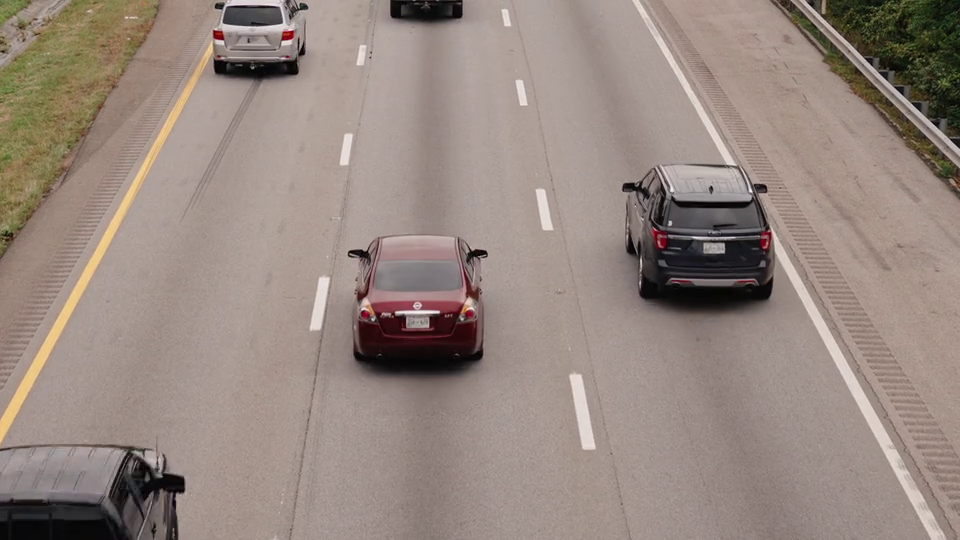
#> input picture frame 31 of 38_video_üzerinden_araç_tespiti/cars.mp4, 960 x 540 px
$ python '38_video_üzerinden_Araç_tespiti.py'
#> lines starting #> are read from the running program, lines starting #| are printed output that depends on the picture; after the words box and inside, x2 and y2 are one past the last pixel; in counts of white or black regions, pixels touching at a corner belong together
import cv2

cap=cv2.VideoCapture("cars.mp4")
araba=cv2.CascadeClassifier("cars.xml")

while True:
    ret,frame=cap.read()
#> frame is the input picture: shape (540, 960, 3); mean B, G, R 128.2, 135.7, 150.8
    gri=cv2.cvtColor(frame,cv2.COLOR_BGR2GRAY)
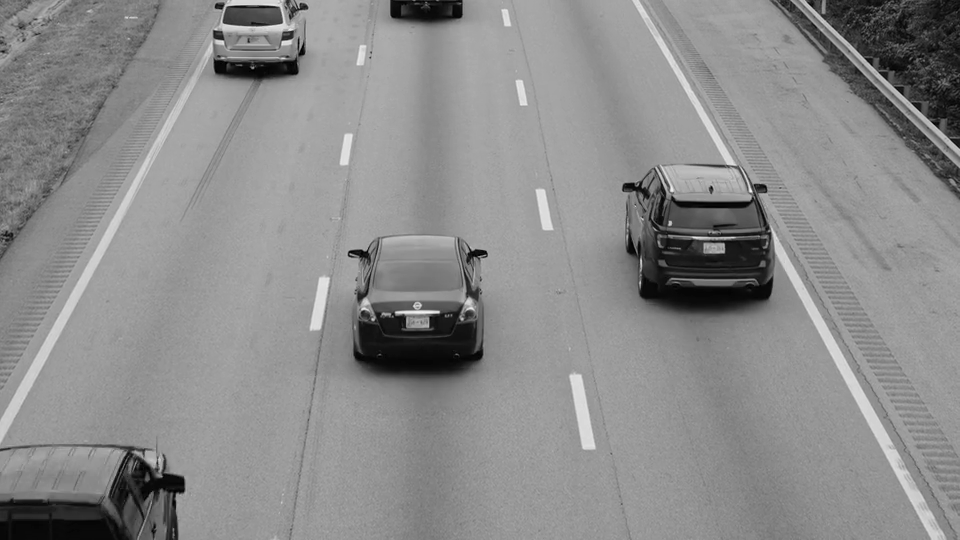
#> gri: shape (540, 960); min 0, max 244, mean 139.2
    cars=araba.detectMultiScale(gri,1.1,2)
#> cars = [[591, 146, 229, 229], [299, 202, 232, 232]]

    for x,y,w,h in cars:
        cv2.rectangle(frame,(x,y),(x+w,y+h),(255,0,0),2)
#> this loop made 2 passes
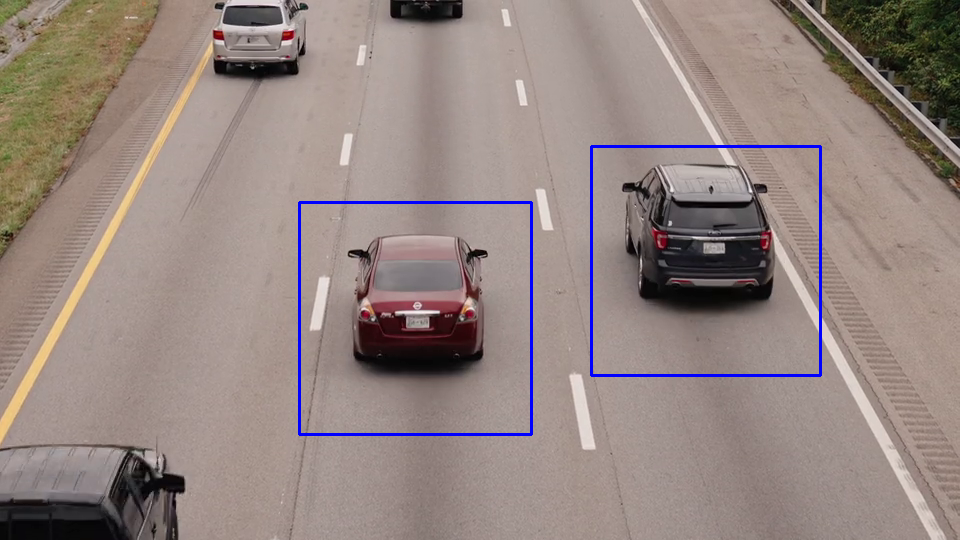
#> frame: shape (540, 960, 3); 1.07% of pixels changed, all inside (x1, y1, x2, y2) = (298, 145, 822, 436)

    cv2.imshow("Arabalar",frame)
    if cv2.waitKey(20) & 0xFF==ord("q"):
#> (key q is pressed here)
        break
cap.release()
cv2.destroyAllWindows()

$ run again, starting later in the video
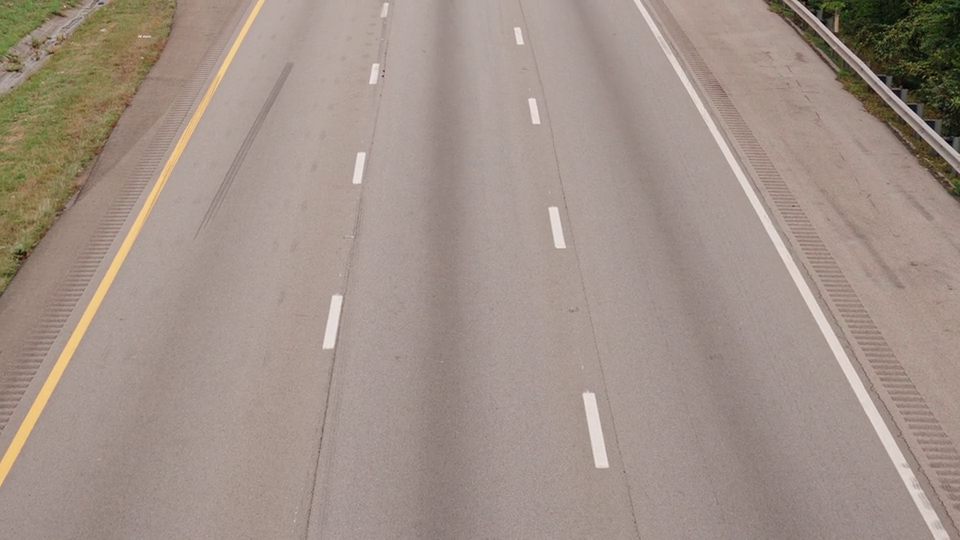
#> input picture frame 139 of 38_video_üzerinden_araç_tespiti/cars.mp4, 960 x 540 px
#> frame is the input picture: shape (540, 960, 3); mean B, G, R 136.7, 145.5, 160.9
#> `gri=cv2.cvtColor(frame,cv2.COLOR_BGR2GRAY)`:
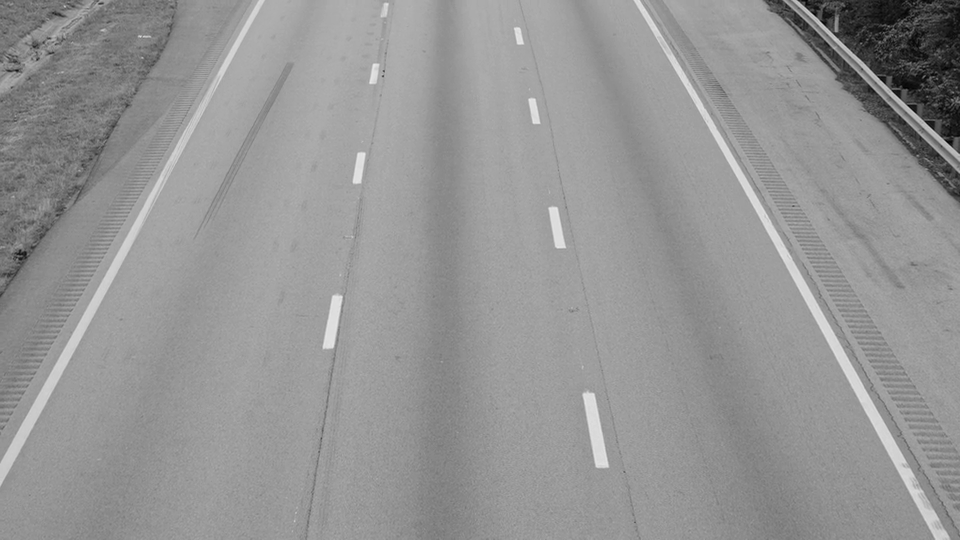
#> gri: shape (540, 960); min 2, max 235, mean 148.9
#> cars = ()

$ run again, starting later in the video
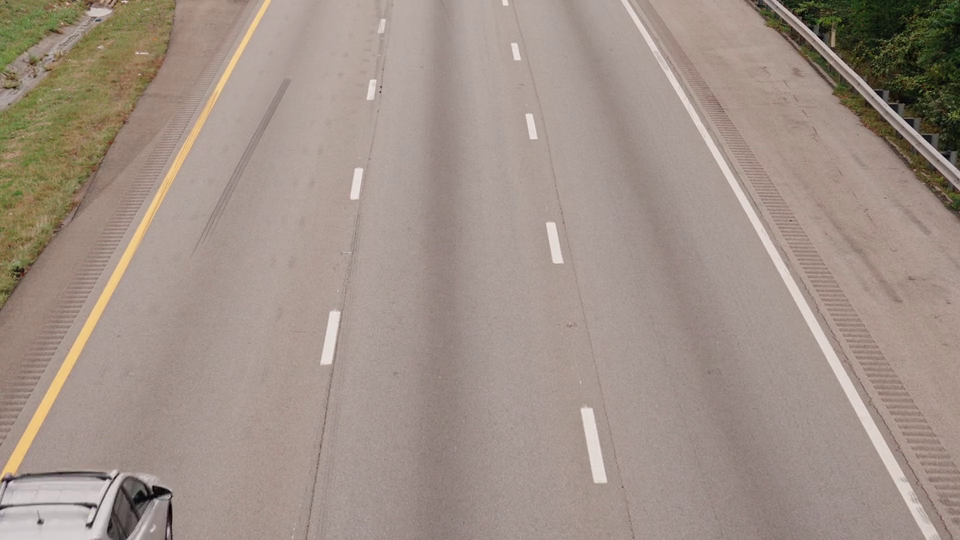
#> input picture frame 248 of 38_video_üzerinden_araç_tespiti/cars.mp4, 960 x 540 px
#> frame is the input picture: shape (540, 960, 3); mean B, G, R 136.1, 145.2, 160.2
#> `gri=cv2.cvtColor(frame,cv2.COLOR_BGR2GRAY)`:
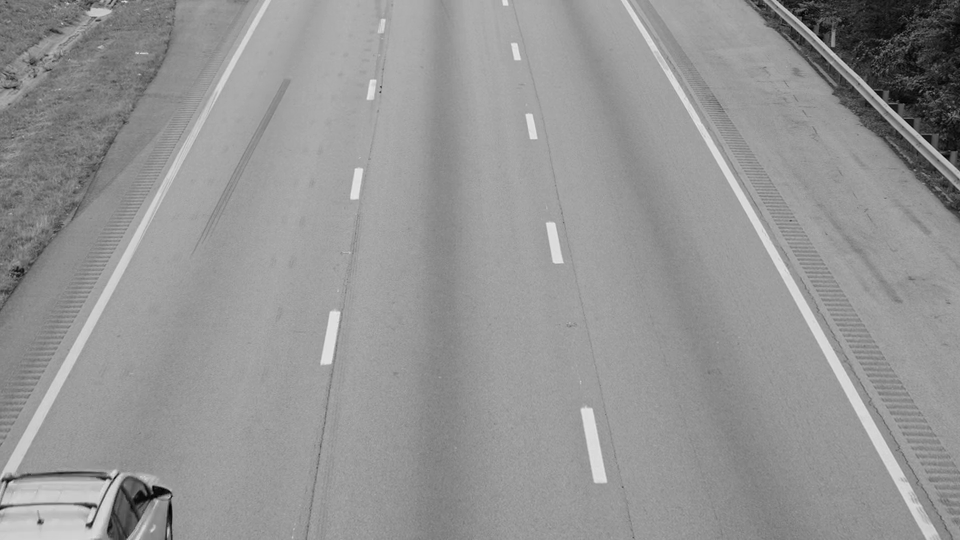
#> gri: shape (540, 960); min 1, max 232, mean 148.5
#> cars = ()
